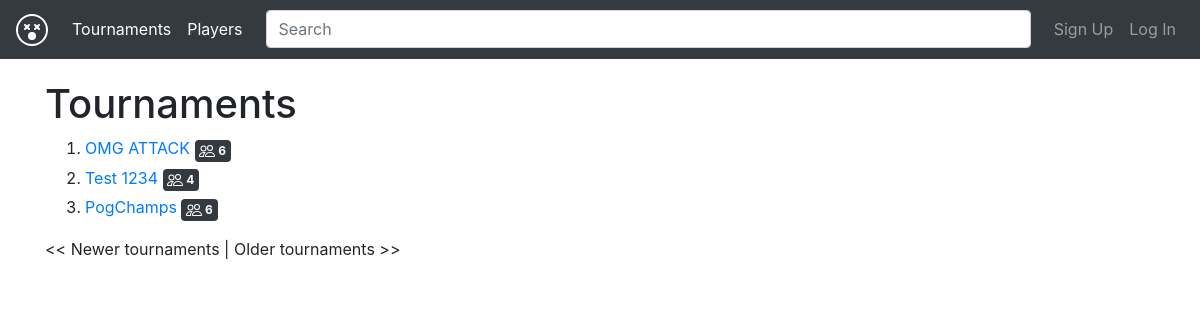
/index, run on the app's committed database.
### app/models.py (models this page shows, shortened)
class Tournament(db.Model):
    __tablename__ = "tournament"
    id = db.Column(db.Integer, primary_key=True)
    owner_id = db.Column(db.Integer, db.ForeignKey('user.id'))
    title = db.Column(db.String(120), unique=True, nullable=False)
    date_start = db.Column(db.DateTime, nullable=False)
    date_deadline = db.Column(db.DateTime, nullable=False)
    date_created = db.Column(db.DateTime, default=datetime.datetime.utcnow)
    location = db.Column(db.String(120))
    max_users = db.Column(db.Integer, nullable=False)
    readme = db.Column(db.Text)
    ladder = db.Column(db.Text)  # ID match-y jako drzewo [0 [1]]
    tiers = db.relationship('Tier',
                            backref=db.backref('tournament', lazy=True),
                            order_by='Tier.date_created', lazy='dynamic')
    matches = db.relationship('Match',
                              backref=db.backref('tournament', lazy=True))

### app/routes_tournament.py (the view)
@bp.route('/')
@bp.route('/index')
@bp.route('/tournament/<int:page>', methods=['GET'])
def tournament_page(page=1):
    per_page = 10
    from app.models import Tournament
    tournaments = Tournament.query.order_by(
        Tournament.date_created.desc()).paginate(page,
                                                 per_page,
                                                 error_out=False)
    return render_template('tournament_page.html', tournaments=tournaments)

### app/action/user.py (called while the page is built)
def user_instance_from_token(s, auth_token):
    user = User.verify_auth_token(auth_token)
    if user is None:
        raise ErrAuthNotExists()
    if user.verified is False:
        raise ErrNotVerified()
    return user

### app/log.py (called while the page is built)
def xprint(*args, **kwargs):
    _print("\033[94m" + " ".join(map(str, args)) + "\033[0m", **kwargs)

### app/models.py (called while the page is built)
    @staticmethod
    def verify_auth_token(token):
        s = Serializer(SECRET_KEY)
        try:
            data = s.loads(token)
        except SignatureExpired:
            return None  # valid token, but expired
        except BadSignature:
            return None  # invalid token
        user = (User.query.filter(User.id == data["user_id"]).first())
        return user

### app/routes_tournament.py (called while the page is built)
@bp.context_processor
def utility_processor():
    def current_user():
        try:
            print("[AUTH]")
            auth_token = request.cookies.get('auth_token')
            return app.action.user.user_instance_from_token(
                app_cls, auth_token)
        except:
            return None
    return dict(current_user=current_user)

### app/templates/tournament_page.html
{% extends "layout.html" %}
{% block content %}
<h1>Tournaments</h1>
<ol>
{% for tournament in tournaments.items %}
<li>
    <div class="mb-1">
        <a href="/tournament_display/{{ tournament.id }}">{{ tournament.title }}</a>
        <span class="badge badge-dark badge-secondary">
            <img class="bi glyphicon" src="/assets/people.svg">
            <span class="bi-inline">{{ tournament.max_users }}</span>
        </span>
    </div>
</li>
{% else %}
<div class="text-center">
    <img src="/pics/undraw_empty_xct9.svg" width="40%" />
    <h2>...empty!</h2>
</div>
{% endfor %}
</ol>
{% if tournaments.items|length > 0 %}
{% if tournaments.has_prev %}
    <a href="{{ url_for('tournament.tournament_page', page=tournaments.prev_num) }}">&lt;&lt; Newer tournaments</a>
{% else %}
    &lt;&lt; Newer tournaments
{% endif %} |
{% if tournaments.has_next %}
    <a href="{{ url_for('tournament.tournament_page', page=tournaments.next_num) }}">Older tournaments &gt;&gt;</a>
{% else %}
    Older tournaments &gt;&gt;
{% endif %}
{% endif %}
{% endblock %}

### app/templates/layout.html (style rules this page uses)
body { padding-top: 5rem; }
img.bi { filter: invert(1); }
.bi-inline { display: inline-block; vertical-align: middle; }

### data on the page
Tournament: title "OMG ATTACK", max_users "6"
Tournament: title "Test 1234", max_users "4"
Tournament: title "PogChamps", max_users "6"
